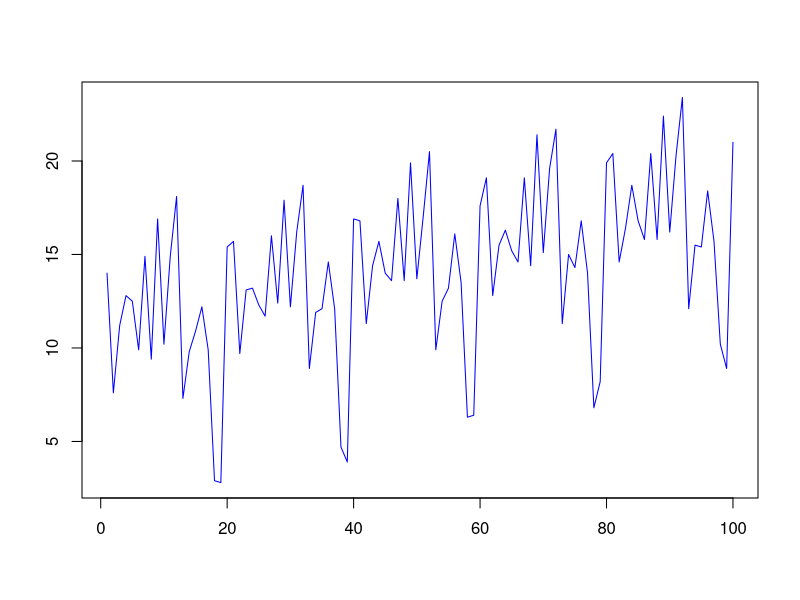
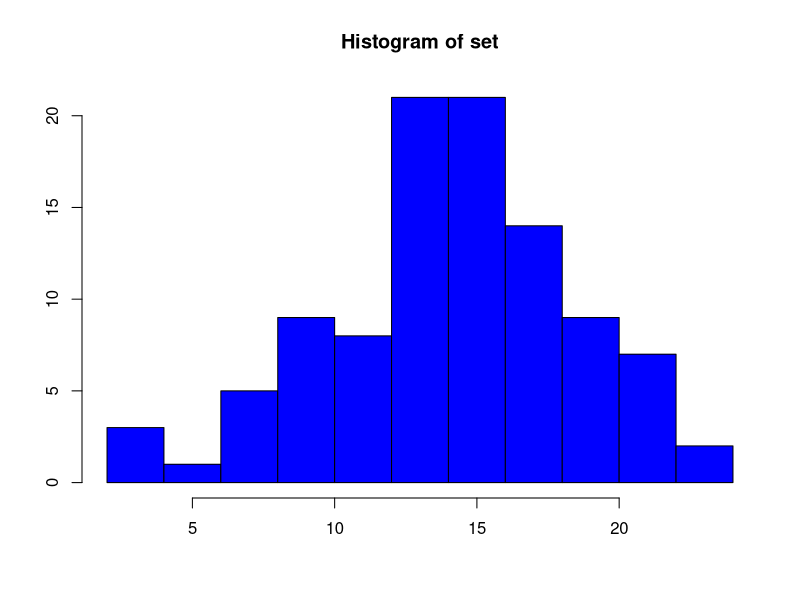

The R script that drew these images, in order:
## ---- chunk 1
set = c(14.0, 7.6, 11.2, 12.8, 12.5, 9.9, 14.9, 9.4, 16.9, 10.2, 14.9, 18.1, 7.3, 9.8, 10.9,12.2, 9.9, 2.9, 2.8, 15.4, 15.7, 9.7, 13.1, 13.2, 12.3, 11.7, 16.0, 12.4, 17.9, 12.2, 16.2, 18.7, 8.9, 11.9, 12.1, 14.6, 12.1, 4.7, 3.9, 16.9, 16.8, 11.3, 14.4, 15.7, 14.0, 13.6, 18.0, 13.6, 19.9, 13.7, 17.0, 20.5, 9.9, 12.5, 13.2, 16.1, 13.5, 6.3, 6.4, 17.6, 19.1, 12.8, 15.5, 16.3, 15.2, 14.6, 19.1, 14.4, 21.4, 15.1, 19.6, 21.7, 11.3, 15.0, 14.3, 16.8, 14.0, 6.8, 8.2, 19.9, 20.4, 14.6, 16.4, 18.7, 16.8, 15.8, 20.4, 15.8, 22.4, 16.2, 20.3, 23.4, 12.1, 15.5, 15.4, 18.4, 15.7, 10.2, 8.9, 21.0)
## ---- chunk 2
plot(set, type = "l", col = "blue", xlab = "", ylab = "")
hist(set, col = "blue", xlab = "", ylab = "")
